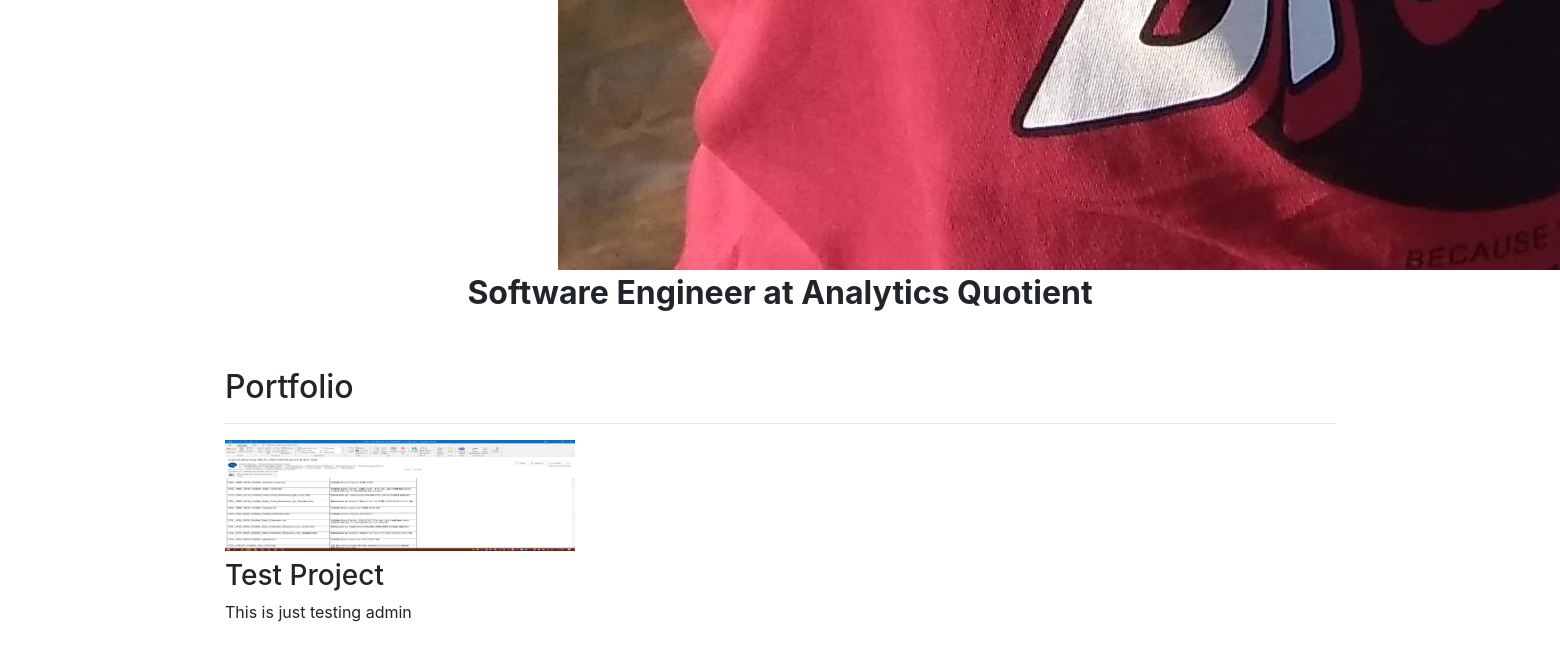
Before: / (lower part) with the older database file.
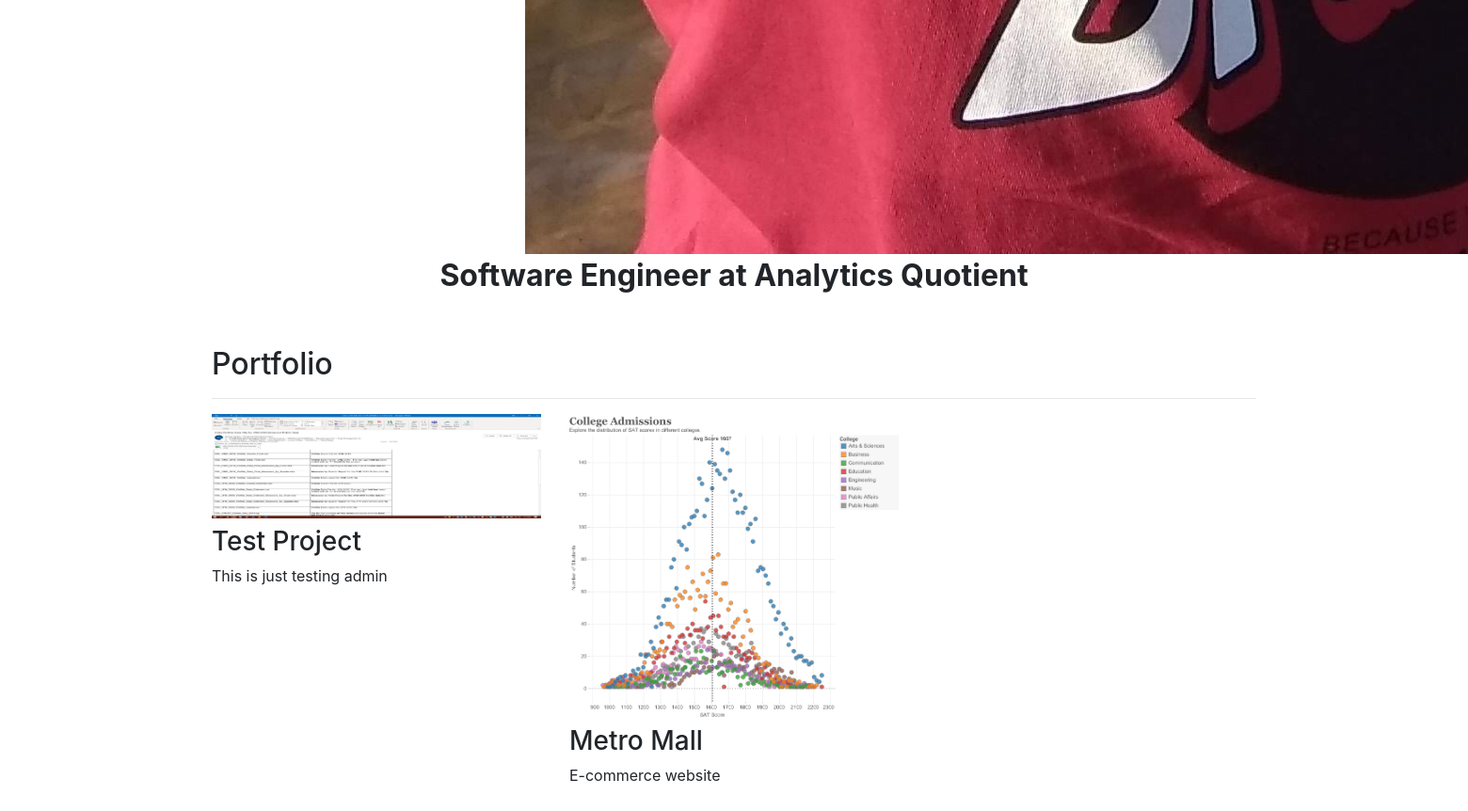
After: the same page with the newer database file.
### portfolio/models.py (models this page shows, shortened)
class Project(models.Model):
    title = models.CharField(max_length=100)
    description = models.CharField(max_length=250)
    image = models.ImageField(upload_to='Portfolio/Images')
    url = models.URLField(blank=True)

### portfolio/views.py (the view)
# urls.py: 2. Add a URL to urlpatterns:  path('', views.home, name='home')
def home(request):
    projects = Project.objects.all()
    return render(request,'portfolio/home.html',{"projects":projects})

### portfolio/templates/portfolio/home.html
{% extends 'portfolio/base.html' %}
{% block content %}
{% load static %}
<div class="row justify-content-center my-1">
    <div class="row col-5">
        <img src="{% static 'portfolio/ProfilePicture.jpg' %}" />
    </div>
</div>
<div class="row justify-content-center mb-3">
    <div class="col-md-9 text-center">
        <h3 id="hometext" class="font-weight-bold">Software Engineer at Analytics Quotient</h3>
    </div>
</div>
<h2 class="mt-5">Portfolio</h2>
<hr>
<div class="row my-3">
    {% for project in projects %}
    <div class="col-lg-4 col-md-6">
        {% if project.url%}
        <a href="{{project.url}}">
            <img src="{{project.image.url}}" class="img-fluid mb-2" />
        </a>
        {% else %}
            <img src="{{project.image.url}}" class="img-fluid mb-2"/>
        {% endif %}
        <h3> {{project.title}} </h3>
        <p> {{project.description}} </p>
    </div>
    {% endfor %}
</div>
{% endblock %}

### portfolio/templates/portfolio/base.html (shortened to what this page needs)
{% load static%}
<!doctype html>
<html lang="en">
  <head>
    <link rel="stylesheet" href="https://stackpath.bootstrapcdn.com/bootstrap/4.5.2/css/bootstrap.min.css">
    <link rel="stylesheet" href="{% static 'portfolio/custom.css' %}">
  </head>
  <body>
        <div class="container">
            {% block content %}
            {% endblock %}
        </div>
  </body>
</html>

### portfolio/static/portfolio/custom.css (style rules this page uses)
@media (min-width: 992px) { #hometext { font-size: 2rem; } }

Changed rows visible on the page:
added Project: image (picture), title "Metro Mall", description "E-commerce website"
